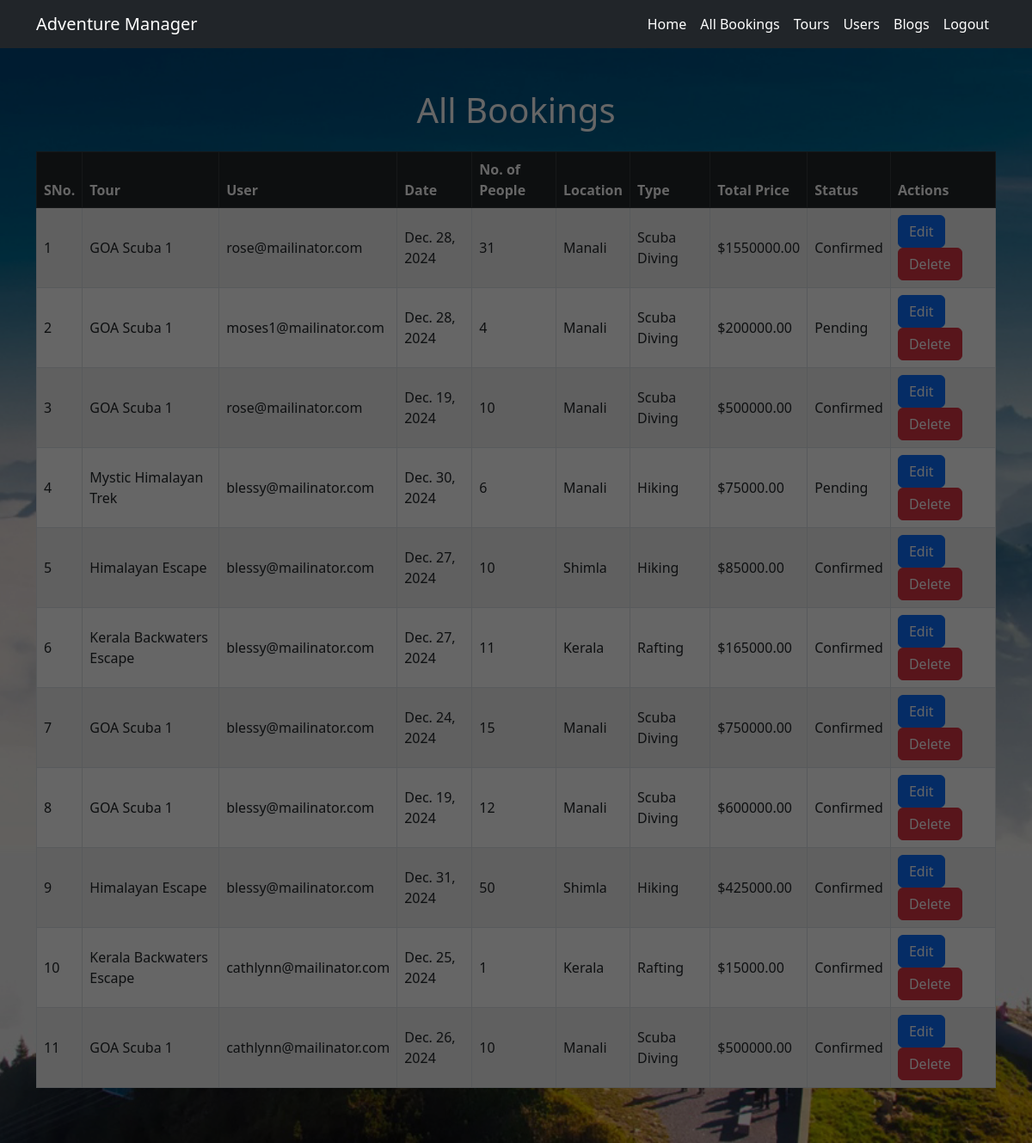
Screenshot of /manager/bookings/ with the database file from the repository.
### Tour/models.py (models this page shows, shortened)
class UserBooking(models.Model):
    user = models.ForeignKey(User, on_delete=models.CASCADE)
    tour = models.ForeignKey(Tour, on_delete=models.CASCADE)
    date = models.DateField()
    num_people = models.PositiveIntegerField(default=1)
    total_price = models.DecimalField(max_digits=10, decimal_places=2)
    status = models.CharField(max_length=20, choices=[('Pending', 'Pending'), ('Confirmed', 'Confirmed')])

### Manager/models.py (models this page shows, shortened)
class Tour(models.Model):
    LOCATION_CHOICES = [
        ('Manali', 'Manali'),
        ('Goa', 'Goa'),
        ('Jaipur', 'Jaipur'),
        ('Leh', 'Leh'),
        ('Rishikesh', 'Rishikesh'),
        ('Kerala', 'Kerala'),
        ('Andaman', 'Andaman'),
        ('Darjeeling', 'Darjeeling'),
        ('Shimla', 'Shimla'),
        ('Varanasi', 'Varanasi'),
    ]
    ADVENTURE_CHOICES = [
        ('Hiking', 'Hiking'),
        ('Scuba Diving', 'Scuba Diving'),
        ('Safari', 'Safari'),
        ('Skydiving', 'Skydiving'),
        ('Camping', 'Camping'),
        ('City Tour', 'City Tour'),
        ('Rafting', 'Rafting'),
    ]
    title = models.CharField(max_length=100)
    description = models.TextField()
    location = models.CharField(max_length=100, choices=LOCATION_CHOICES)
    adventure_type = models.CharField(max_length=100, choices=ADVENTURE_CHOICES)
    price = models.DecimalField(max_digits=8, decimal_places=2)
    start_date = models.DateField()
    end_date = models.DateField()
    created_by = models.ForeignKey(User, on_delete=models.CASCADE)
    max_group_size = models.PositiveIntegerField()
    itinerary = models.TextField(blank=True)
    image = models.ImageField(upload_to='tours/images/', blank=True, null=True)

### Manager/views.py (the view)
# urls.py: path('bookings/', views.BookingListView.as_view(), name='booking_list'),
class BookingListView(ListView):
    model = UserBooking
    template_name = 'manager/booking_list.html'
    context_object_name = 'bookings'
    def get_queryset(self):
        return UserBooking.objects.all()

### Templates/manager/booking_list.html
{% extends 'manager/manager_base.html' %}
{% load static %}
{% block content %}
<div class="container my-5">
    <h1 class="text-center mb-4">All Bookings</h1>
    <div class="table-responsive">
        <table class="table table-striped table-bordered align-middle">
            <thead class="table-dark">
                <tr>
                    <th scope="col">SNo.</th>
                    <th scope="col">Tour</th>
                    <th scope="col">User</th>
                    <th scope="col">Date</th>
                    <th scope="col">No. of People</th>
                    <th scope="col">Location</th>
                    <th scope="col">Type</th>
                    <th scope="col">Total Price</th>
                    <th scope="col">Status</th>
                    <th scope="col">Actions</th>
                </tr>
            </thead>
            <tbody>
                {% for booking in bookings %}
                <tr>
                    <td>{{ forloop.counter }}</td>
                    <td>{{ booking.tour.title }}</td>
                    <td>{{ booking.user.username}}</td>
                    <td>{{ booking.date }}</td>
                    <td>{{ booking.num_people }}</td>
                    <td>{{ booking.tour.location }}</td>
                    <td>{{ booking.tour.adventure_type }}</td>
                    <td>${{ booking.total_price }}</td>
                    <td>{{ booking.status }} </td>
                    <td>
                        <a class="btn btn-primary" href="{% url 'manager:edit_booking' booking.id %}">
                            Edit
                        </a>
                        <a class="btn btn-danger" href="{% url 'manager:delete_booking' booking.id %}">
                            Delete
                        </a>
                    </td>
                </tr>
                {% endfor %}
            </tbody>
        </table>
    </div>
</div>
{% endblock %}

### static/css/style.css (style rules this page uses)
body { background: url('static/images/slider1.jpg') no-repeat center center fixed; background-size: cover; color: white; }

### rows the page displays
UserBooking: tour "GOA Scuba 1", user.username "rose@mailinator.com", date "Dec. 28, 2024", num_people "31", tour.location "Manali", tour.adventure_type "Scuba Diving", total_price "1550000.00", status "Confirmed"
UserBooking: tour "GOA Scuba 1", user.username "moses1@mailinator.com", date "Dec. 28, 2024", num_people "4", tour.location "Manali", tour.adventure_type "Scuba Diving", total_price "200000.00", status "Pending"
UserBooking: tour "GOA Scuba 1", user.username "rose@mailinator.com", date "Dec. 19, 2024", num_people "10", tour.location "Manali", tour.adventure_type "Scuba Diving", total_price "500000.00", status "Confirmed"
UserBooking: tour "Mystic Himalayan Trek", user.username "blessy@mailinator.com", date "Dec. 30, 2024", num_people "6", tour.location "Manali", tour.adventure_type "Hiking", total_price "75000.00", status "Pending"
UserBooking: tour "Himalayan Escape", user.username "blessy@mailinator.com", date "Dec. 27, 2024", num_people "10", tour.location "Shimla", tour.adventure_type "Hiking", total_price "85000.00", status "Confirmed"
UserBooking: tour "Kerala Backwaters Escape", user.username "blessy@mailinator.com", date "Dec. 27, 2024", num_people "11", tour.location "Kerala", tour.adventure_type "Rafting", total_price "165000.00", status "Confirmed"
UserBooking: tour "GOA Scuba 1", user.username "blessy@mailinator.com", date "Dec. 24, 2024", num_people "15", tour.location "Manali", tour.adventure_type "Scuba Diving", total_price "750000.00", status "Confirmed"
UserBooking: tour "GOA Scuba 1", user.username "blessy@mailinator.com", date "Dec. 19, 2024", num_people "12", tour.location "Manali", tour.adventure_type "Scuba Diving", total_price "600000.00", status "Confirmed"
UserBooking: tour "Himalayan Escape", user.username "blessy@mailinator.com", date "Dec. 31, 2024", num_people "50", tour.location "Shimla", tour.adventure_type "Hiking", total_price "425000.00", status "Confirmed"
UserBooking: tour "Kerala Backwaters Escape", user.username "cathlynn@mailinator.com", date "Dec. 25, 2024", num_people "1", tour.location "Kerala", tour.adventure_type "Rafting", total_price "15000.00", status "Confirmed"
UserBooking: tour "GOA Scuba 1", user.username "cathlynn@mailinator.com", date "Dec. 26, 2024", num_people "10", tour.location "Manali", tour.adventure_type "Scuba Diving", total_price "500000.00", status "Confirmed"
